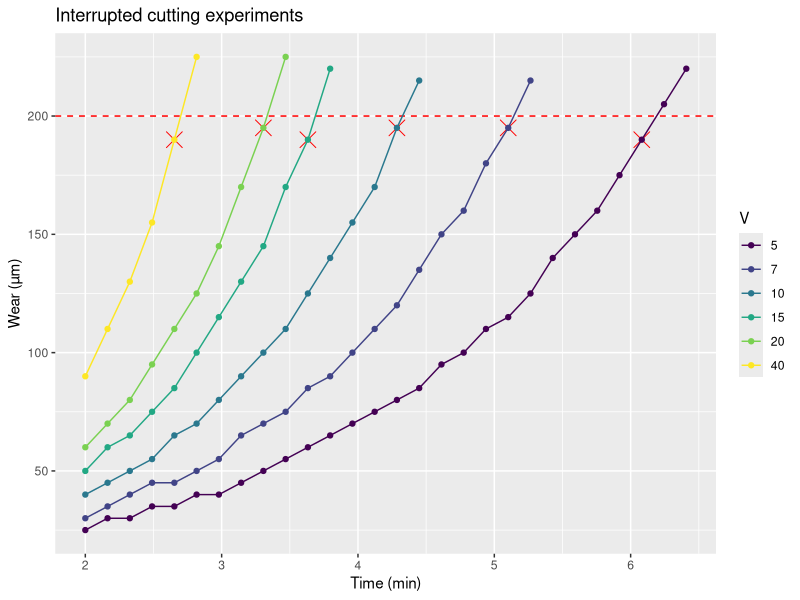
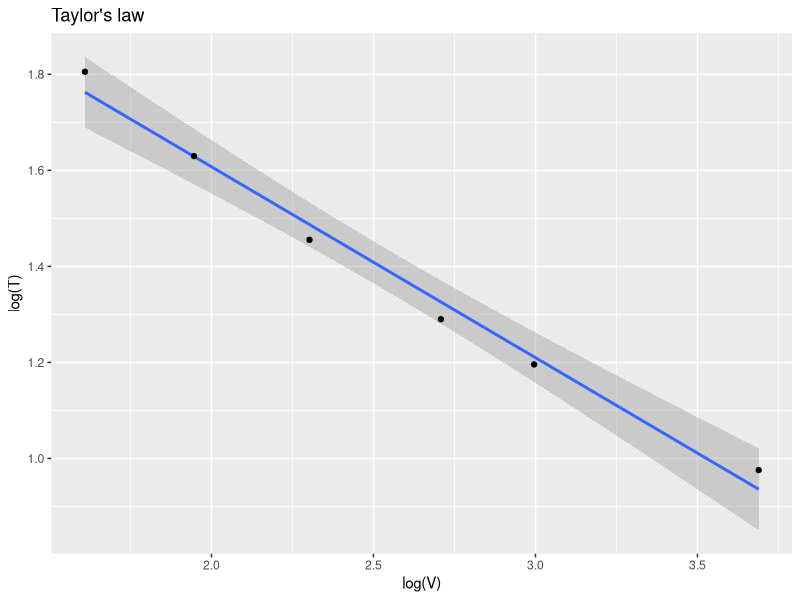
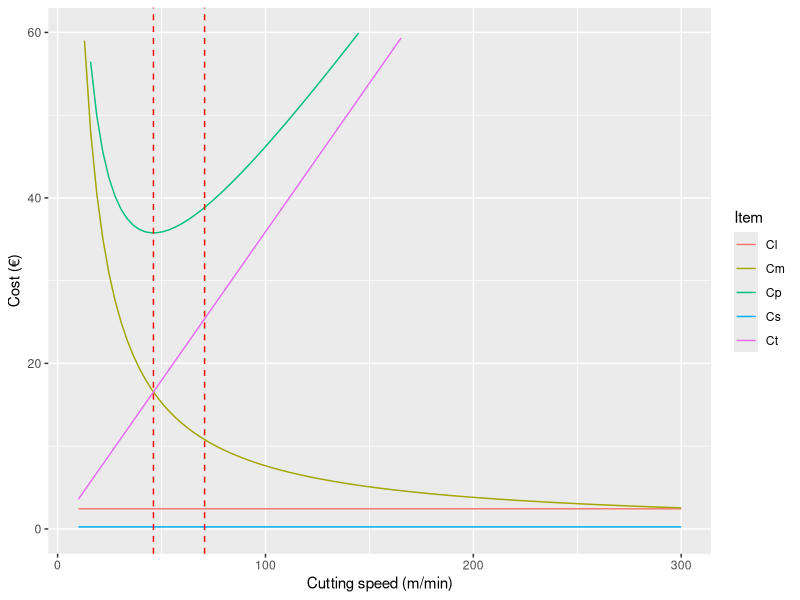
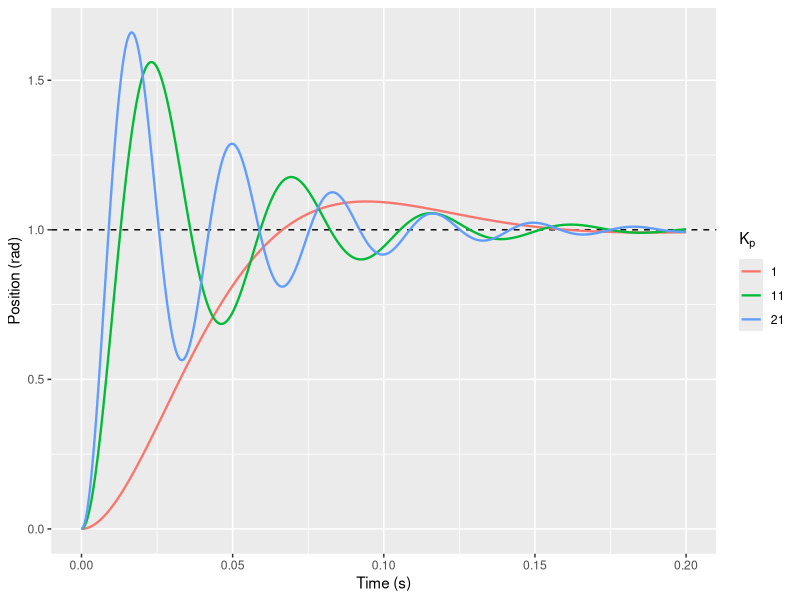
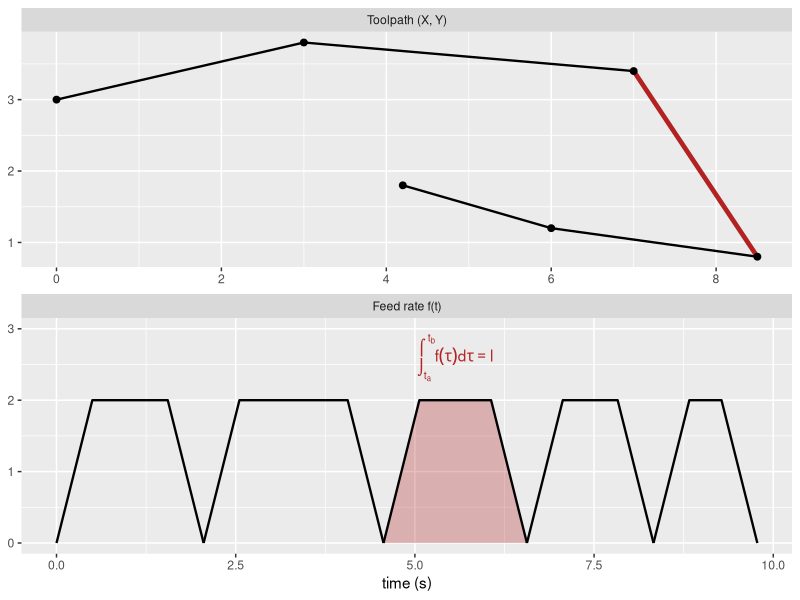
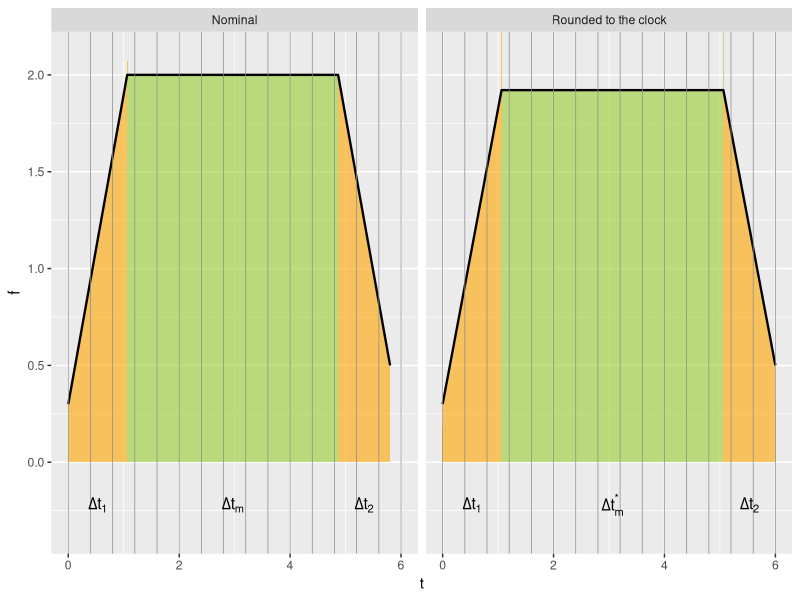
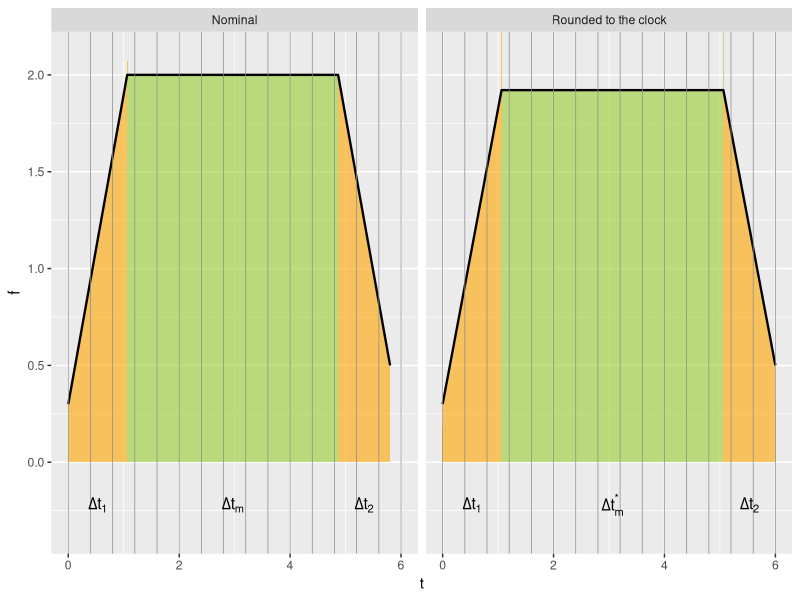
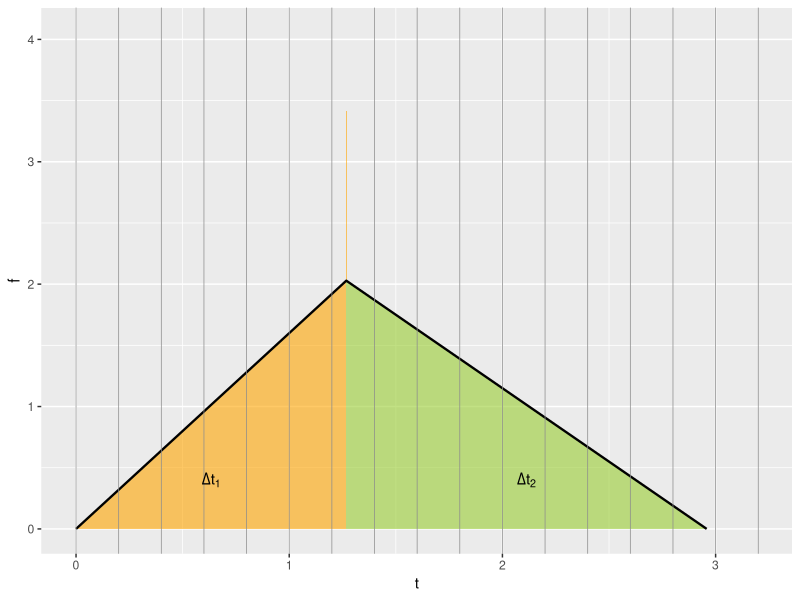

Reproduce these figures in R, in order.
## ---- chunk 1
options(width = 60)
set.seed(0)
library(tidyverse)
## ---- chunk 2
set.seed(0)
wc <- 200
round_next <- function(x, d) round(x/d) * d
w <- function(t,v, k=0.2, a=10) a*v^(k*t)
life <- function(v, wmax, k=0.2) uniroot(\(x) w(x, v, k) - wmax, interval=c(0, 1e5))$root
vels <- c(5, 7, 10, 15, 20, 40)

df <- expand.grid(
  T = seq(2, 10, length.out=50),
  V = vels
) %>%
  mutate(w = w(T, V, k=0.3)) %>% 
  mutate(w = round_next(w, 5)) %>% 
  filter(w <= wc + 30) 

df_l <- df %>% 
  filter(w <= wc) %>% 
  group_by(V) %>% 
  summarise(T = T[which.max(w)], w=max(w))

df %>% 
  mutate(V=factor(V)) %>% 
  ggplot(aes(x=T, y=w, group=V, color=V)) + 
  geom_point(data=df_l, aes(x=T, y=w), color="red", shape=4, size=5) +
  geom_hline(yintercept=wc, color="red", linetype=2) +
  geom_point() +
  geom_line() +
  scale_color_viridis_d(breaks=vels) +
  labs(x="Time (min)", y="Wear (µm)", title="Interrupted cutting experiments")
## ---- chunk 3
df_l %>% 
  ggplot(aes(x=log(V), y=log(T))) +
  geom_smooth(method="lm", formula=y~x) +
  geom_point() + 
  labs(title = "Taylor's law")
## ---- chunk 4
L <- 100
D <- 50
f <- 0.5
Lm <- 1
Om <- 0.7
Cs <- 1
Cl <- 1
K <- 50
n <- 0.5
Ct0 <- 2
Cs <- 10*(Lm + Om)
Cl <- 100*(Lm + Om)
Tm <- function(V) (pi * L * D) / (f*V)
Np <- function(V) (K/V)^(1/n)/Tm(V)
Ct <- function(V) Ct0/Np(V)
Cm <- function(V) Tm(V) * (Lm + Om)

Voc <- (K*(Lm+Om)^n)/((1/n-1)*Ct0)^n
Vot <- K/((1/n-1)*0.5)^n

tibble(
  V = seq(10, 300, length.out=100),
  Cs = Cs,
  Cl = Cl,
  Cm = Cm(V),
  Ct = Ct(V),
  Cp = Cm + Ct + Cs + Cl
) %>% 
  pivot_longer(-V, names_to = "Item", values_to = "Cost") %>% 
  mutate(Cost = Cost/70) %>% 
  ggplot(aes(x=V)) + 
  geom_line(aes(y=Cost, color=Item)) + 
  geom_vline(xintercept=c(Voc, Vot), linetype=2, color="red") + 
  ylim(c(0, 60)) + 
  labs(x="Cutting speed (m/min)", y="Cost (€)")
## ---- chunk 5
#| fig-width: 5.5
#| fig-height: 3.6
#| out-width: "443px"
#| out-height: "290px"
#| fig-align: center
# P-controlled position loop, G(s) = k / (s (tau s + 1)): closed-loop step response
step_response <- function(t, Kp, k = 34.7, tau = 0.02) {
  wn <- sqrt(Kp * k / tau)
  zeta <- 1 / (2 * sqrt(Kp * k * tau))
  wd <- wn * sqrt(1 - zeta^2)
  1 - exp(-zeta * wn * t) * (cos(wd * t) + zeta / sqrt(1 - zeta^2) * sin(wd * t))
}
expand_grid(t = seq(0, 0.2, length.out = 500), Kp = c(1, 11, 21)) %>%
  mutate(theta = step_response(t, Kp), Kp = factor(Kp)) %>%
  ggplot(aes(x = t, y = theta, color = Kp)) +
  geom_hline(yintercept = 1, linetype = 2) +
  geom_line(linewidth = 0.8) +
  labs(x = "Time (s)", y = "Position (rad)", color = quote(K[p]))
## ---- chunk 6
#| include: false
# Helpers for the profiling and look-ahead plots of this section

# Trapezoidal feed profile of a block on a discrete clock (period tq):
# the block duration is rounded up to a multiple of tq and f_m reduced accordingly
quantize_block <- function(l, fm, a, d, fs, fe, tq) {
  t1 <- (fm - fs) / a
  t2 <- (fm - fe) / d
  tm <- l / fm - t1 * (fm + fs) / (2 * fm) - t2 * (fe + fm) / (2 * fm)
  dt <- t1 + tm + t2
  dts <- (floor(dt / tq) + 1) * tq
  tms <- tm + dts - dt
  fms <- (2 * l - fs * t1 - fe * t2) / (t1 + t2 + 2 * tms)
  list(t1 = t1, t2 = t2, tm = tm, tms = tms, fm = fm, fms = fms, fs = fs, fe = fe, tq = tq, dts = dts)
}

profile_phases <- function(t1, tm, t2, fs, fm, fe) tibble(
  t = c(0, t1, t1, t1 + tm, t1 + tm, t1 + tm + t2),
  f = c(fs, fm, fm, fm, fm, fe),
  phase = rep(c("acc", "const", "dec"), each = 2)
)

plot_clock <- function(q = quantize_block(l = 10, fm = 2, a = 1.6, d = 1.6, fs = 0.3, fe = 0.5, tq = 0.4)) {
  prof <- bind_rows(
    `Nominal` = profile_phases(q$t1, q$tm, q$t2, q$fs, q$fm, q$fe),
    `Rounded to the clock` = profile_phases(q$t1, q$tms, q$t2, q$fs, q$fms, q$fe),
    .id = "which"
  )
  lab <- prof %>%
    group_by(which, phase) %>%
    summarise(t = mean(t), .groups = "drop") %>%
    mutate(label = case_when(
      phase == "acc" ~ "Delta*t[1]", phase == "dec" ~ "Delta*t[2]",
      which == "Nominal" ~ "Delta*t[m]", TRUE ~ "Delta*t[m]^'*'"))
  ggplot(prof, aes(t, f)) +
    geom_area(aes(fill = phase), alpha = 0.6, show.legend = FALSE) +
    geom_line(linewidth = 0.8) +
    geom_vline(xintercept = seq(0, q$dts, by = q$tq), color = "gray55", linewidth = 0.25) +
    geom_text(data = lab, aes(y = -0.22, label = label), parse = TRUE, size = 4) +
    scale_fill_manual(values = c(acc = "orange", const = "yellowgreen", dec = "orange")) +
    facet_wrap(~which) +
    coord_cartesian(ylim = c(-0.35, 2.1)) +
    labs(x = "t", y = "f")
}

# Look-ahead, one block in curvilinear abscissa, constant acc/dec a:
# fwd: forward step (accelerations only), bwd: backward step (decelerations only),
# final: resulting profile from (s0, vi) to (sf, vf) with nominal feed vm
la_block <- function(vi, vm, vf, sf = 5, a = 15, n = 400) {
  sq <- function(x) sqrt(pmax(x, 0))
  tibble(s = seq(0, sf, length.out = n)) %>%
    mutate(
      acc_vi = sqrt(vi^2 + 2 * a * s),
      dec_vf = sqrt(vf^2 + 2 * a * (sf - s)),
      dec_vi = sq(vi^2 - 2 * a * s),
      acc_vf = sq(vf^2 - 2 * a * (sf - s)),
      fwd = pmin(acc_vi, pmax(vm, acc_vf)),
      bwd = pmin(dec_vf, pmax(vm, dec_vi)),
      final = pmin(acc_vi, dec_vf, pmax(vm, dec_vi, acc_vf))
    )
}

la_plot <- function(vi, vm, vf, sf = 5, a = 15, steps = "fwd", ymax = 11) {
  b <- la_block(vi, vm, vf, sf, a)
  s <- seq(0, 5.5, length.out = 300)
  guides <- bind_rows(
    tibble(s = s, v = sqrt(vi^2 + 2 * a * s), g = "acc_vi"),
    tibble(s = s, v = suppressWarnings(sqrt(vf^2 - 2 * a * (sf - s))), g = "acc_vf"),
    tibble(s = s, v = suppressWarnings(sqrt(-2 * a * (sf - s))), g = "stop")
  ) %>% filter(!is.na(v))
  s1 <- (vm^2 - vi^2) / (2 * a)
  s2 <- sf - (vf^2 - vm^2) / (2 * a)
  lab <- tribble(
    ~s, ~v, ~label, ~hjust,
    0, vi + 0.8, "(s[0]*','~v[i])", -0.1,
    sf, vf + 0.8, "(s[f]*','~v[f])", 1.05,
    sf, 0.6, "(s[f]*','~0)", 1.1
  )
  marks <- tibble(s = c(s1, s2), v = vm, label = c("(s[1]*','~v[m])", "(s[2]*','~v[m])")) %>%
    filter(s > 0, s < sf)
  p <- ggplot(b, aes(x = s)) +
    geom_hline(yintercept = vm, linetype = 2, color = "gray40") +
    geom_vline(xintercept = sf, linetype = 2, color = "gray40") +
    geom_line(data = guides, aes(y = v, group = g), linetype = 2, linewidth = 0.3, color = "gray30") +
    geom_line(aes(y = fwd), linewidth = 1.2, color = "firebrick")
  if ("bwd" %in% steps)
    p <- p + geom_line(aes(y = bwd), linewidth = 1.2, color = "forestgreen", linetype = "22")
  p +
    geom_point(data = tibble(s = c(0, sf), v = c(vi, vf)), aes(y = v),
               shape = 4, size = 4, stroke = 1.5, color = "firebrick") +
    geom_point(data = marks, aes(y = v), shape = 21, fill = "white", size = 2.5) +
    geom_text(data = marks, aes(y = v + 0.9, label = label), parse = TRUE, size = 3.6) +
    geom_text(data = lab, aes(y = v, label = label, hjust = hjust), parse = TRUE, size = 3.6) +
    coord_cartesian(xlim = c(-0.5, 5.5), ylim = c(-0.5, ymax), expand = FALSE) +
    labs(x = "s", y = quote(v == dot(s)))
}
## ---- chunk 7
# toolpath made of 5 blocks, each with its own trapezoidal profile (stop at the corners)
trapz_pts <- function(l, fm = 2, a = 4) {
  t1 <- fm / a
  tm <- l / fm - t1
  tibble(t = c(0, t1, t1 + tm, 2 * t1 + tm), f = c(0, fm, fm, 0))
}
path <- tibble(x = c(0, 3, 7, 8.5, 6, 4.2), y = c(3, 3.8, 3.4, 0.8, 1.2, 1.8))
hl <- 3   # highlighted block
prof <- path %>%
  mutate(l = sqrt((lead(x) - x)^2 + (lead(y) - y)^2)) %>%
  filter(!is.na(l)) %>%
  mutate(id = row_number(), tp = map(l, trapz_pts),
         t0 = lag(cumsum(map_dbl(tp, ~ max(.$t))), default = 0)) %>%
  unnest(tp) %>%
  mutate(t = t + t0)
panels <- c("Toolpath (X, Y)", "Feed rate f(t)")
bind_rows(
  path %>% transmute(panel = panels[1], h = x, v = y, id = c(1:5, 5)),
  prof %>% transmute(panel = panels[2], h = t, v = f, id = id)
) %>%
  mutate(panel = factor(panel, levels = panels)) %>%
  ggplot(aes(h, v)) +
  geom_area(data = ~ filter(.x, panel == panels[2], id == hl), fill = "firebrick", alpha = 0.3) +
  geom_line(data = ~ filter(.x, panel == panels[2]), aes(group = id), linewidth = 0.8) +
  geom_path(data = ~ filter(.x, panel == panels[1]), linewidth = 0.8) +
  geom_path(data = ~ filter(.x, panel == panels[1]) %>% slice(hl:(hl + 1)), linewidth = 1.6, color = "firebrick") +
  geom_point(data = ~ filter(.x, panel == panels[1]), size = 2) +
  geom_text(data = tibble(panel = factor(panels[2], levels = panels), h = mean(range(prof$t[prof$id == hl])), v = 2.6),
            label = "integral(f(tau)*d*tau, t[a], t[b]) == l", parse = TRUE, color = "firebrick") +
  geom_blank(data = tibble(panel = factor(panels[2], levels = panels), h = 0, v = 3)) +
  facet_wrap(~panel, scales = "free", nrow=2) +
  labs(x = c("time (s)", "X"), y = NULL)
## ---- chunk 8
#| fig-width: 10
#| fig-height: 2.4
#| out-width: "792px"
#| out-height: "190px"
#| fig-align: center
plot_clock()
## ---- chunk 9
#| fig-width: 10
#| fig-height: 2.4
#| out-width: "792px"
#| out-height: "190px"
#| fig-align: center
plot_clock()
## ---- chunk 10
#| fig-width: 4
#| fig-height: 2.67
#| out-width: "300px"
#| out-height: "200px"
#| fig-align: center
# short block: Delta t_m <= 0, the feed never reaches f_m
a <- 1.6; d <- 1.2; l <- 3
t1 <- sqrt(2 * l / (a + a^2 / d)); t2 <- a / d * t1
tibble(t = c(0, t1, t1, t1 + t2), f = c(0, a * t1, a * t1, 0), phase = rep(c("acc", "dec"), each = 2)) %>%
  ggplot(aes(t, f)) +
  geom_area(aes(fill = phase), alpha = 0.6, show.legend = FALSE) +
  geom_line(linewidth = 0.8) +
  geom_vline(xintercept = seq(0, 3.2, by = 0.2), color = "gray55", linewidth = 0.25) +
  annotate("text", x = c(t1 / 2, t1 + t2 / 2), y = 0.4, label = c("Delta*t[1]", "Delta*t[2]"), parse = TRUE) +
  scale_fill_manual(values = c(acc = "orange", dec = "yellowgreen")) +
  labs(x = "t", y = "f")
## ---- chunk 11
#| fig-width: 3.6
#| fig-height: 5
#| out-width: "310px"
#| out-height: "431px"
#| fig-align: center
# feed profile and normalised curvilinear abscissa lambda(t) = s(t) / l
t1 <- 1; tm <- 2; t2 <- 1
tibble(t = seq(0, t1 + tm + t2, length.out = 400)) %>%
  mutate(`f(t)` = pmin(t / t1, 1, (t1 + tm + t2 - t) / t2),
         `lambda(t)` = cumsum(`f(t)`) / sum(`f(t)`)) %>%
  pivot_longer(-t) %>%
  ggplot(aes(t, value)) +
  geom_vline(xintercept = c(t1, t1 + tm), linetype = 2, color = "gray40") +
  geom_line(linewidth = 0.9) +
  facet_wrap(~name, ncol = 1, scales = "free_y", labeller = label_parsed, strip.position = "left") +
  labs(x = "t (s)", y = NULL) +
  theme(strip.placement = "outside")
## ---- chunk 12
#| fig-width: 7
#| fig-height: 4.6
#| out-width: "654px"
#| out-height: "430px"
#| fig-align: center
# jerk-limited profile: 7 phases (jerk +j, 0, -j, cruise, -j, 0, +j)
fm <- 1; amax <- 1; j <- 4; tm <- 1; dt <- 0.001
tj <- amax / j; ta <- fm / amax - tj
phases <- c(tj, ta, tj, tm, tj, ta, tj)
jerk <- c(j, 0, -j, 0, -j, 0, j)
bounds <- cumsum(c(0, phases))
tibble(t = seq(0, sum(phases), by = dt)) %>%
  mutate(j = jerk[findInterval(t, bounds, rightmost.closed = TRUE)],
         a = cumsum(j) * dt, f = cumsum(a) * dt) %>%
  pivot_longer(-t) %>%
  mutate(name = factor(name, levels = c("f", "a", "j"), labels = c("f", "a", "dot(a)"))) %>%
  ggplot(aes(t, value)) +
  geom_vline(xintercept = bounds, linetype = 2, color = "gray40", linewidth = 0.3) +
  geom_line(linewidth = 0.9, color = "firebrick") +
  facet_wrap(~name, ncol = 1, scales = "free_y", labeller = label_parsed, strip.position = "left") +
  labs(x = "t (s)", y = NULL) +
  theme(strip.placement = "outside")
## ---- chunk 13
#| fig-align: center
# blocks: length, nominal feed and angle with the next block (deg)
blk <- tibble(l = c(5, 5, 3, 11, 6, 1, 1), f = c(8, 8, 7, 3, 7, 7, 7), alpha = c(40, 10, 0, 0, 0, 0, 90)) %>%
  mutate(s0 = lag(cumsum(l), default = 0), s1 = cumsum(l),
         vf = if_else(row_number() == n(), 0, (f + lead(f)) / 2 * cos(alpha * pi / 180)),
         vf = pmin(vf, f, lead(f, default = 0)))
first <- la_block(0, blk$f[1], blk$vf[1], sf = blk$l[1])
ggplot(blk) +
  geom_segment(aes(x = s0, xend = s1, y = f, yend = f), linetype = 2, linewidth = 0.8) +
  geom_segment(aes(x = s1, xend = s1, y = 0, yend = pmax(f, lead(f, default = 0))), linetype = 3) +
  geom_line(data = first, aes(s, final), color = "steelblue", linewidth = 1.6) +
  geom_point(data = bind_rows(tibble(s1 = 0, vf = 0), blk), aes(s1, vf), color = "firebrick", size = 3) +
  labs(x = "s", y = quote(v == dot(s)))
## ---- chunk 14
#| fig-width: 4.4
#| fig-height: 3
#| out-width: "520px"
#| out-height: "355px"
la_plot(1, 8, 9)
## ---- chunk 15
#| fig-width: 4.4
#| fig-height: 3
#| out-width: "520px"
#| out-height: "355px"
la_plot(1, 8, 5)
## ---- chunk 16
#| fig-width: 4.4
#| fig-height: 3
#| out-width: "520px"
#| out-height: "355px"
la_plot(9, 8, 9)
## ---- chunk 17
#| fig-width: 4.4
#| fig-height: 3
#| out-width: "520px"
#| out-height: "355px"
la_plot(9, 8, 5)
## ---- chunk 18
#| fig-width: 4.4
#| fig-height: 3
#| out-width: "520px"
#| out-height: "355px"
la_plot(1, 8, 5, sf = 1.5)
## ---- chunk 19
#| fig-width: 4.4
#| fig-height: 3
#| out-width: "520px"
#| out-height: "355px"
la_plot(1, 8, 9, sf = 1.5)
## ---- chunk 20
#| fig-width: 4.4
#| fig-height: 3
#| out-width: "520px"
#| out-height: "355px"
la_plot(7, 8, 9, sf = 1.5)
## ---- chunk 21
#| fig-width: 4.4
#| fig-height: 3
#| out-width: "520px"
#| out-height: "355px"
la_plot(7.5, 8, 6, sf = 1.5)
## ---- chunk 22
#| fig-width: 4.4
#| fig-height: 3
#| out-width: "520px"
#| out-height: "355px"
la_plot(0, 8, 5.3, steps = c("fwd", "bwd"))
## ---- chunk 23
#| fig-width: 4.4
#| fig-height: 3
#| out-width: "520px"
#| out-height: "355px"
la_plot(9, 8, 5, steps = c("fwd", "bwd"))
## ---- chunk 24
#| fig-width: 10
#| fig-height: 5.6
#| out-width: "964px"
#| out-height: "540px"
#| fig-align: center
# a = d = 10, sf = 5; red: forward step, green: backward step, gray: resulting profile
tribble(
  ~case, ~vi, ~vm, ~vf,
  "AMA", 2, 6, 9,      "A", 1, 10.5, 10.05,  "M", 6, 6, 6,
  "DMD", 9, 6, 2,      "D", 10, 10.5, 1,     "AMD", 2, 7, 2,
  "AD", 1, 10.5, 1,    "DA", 9, 4, 9,        "DMA", 9, 6, 9
) %>%
  mutate(case = fct_inorder(case), prof = pmap(list(vi, vm, vf), la_block, a = 10)) %>%
  unnest(prof) %>%
  ggplot(aes(x = s)) +
  geom_hline(aes(yintercept = vm), linetype = 2, color = "gray40") +
  geom_line(aes(y = final), linewidth = 3.5, color = "gray75", lineend = "round") +
  geom_line(aes(y = fwd), linewidth = 1, color = "firebrick") +
  geom_line(aes(y = bwd), linewidth = 1, color = "forestgreen", linetype = "22") +
  facet_wrap(~case, ncol = 3) +
  coord_cartesian(ylim = c(0, 11)) +
  labs(x = "s", y = quote(v == dot(s)))
## ---- chunk 25
# 90-degree corner at constant feed, each axis follows its command with a first-order lag (Kv)
corner <- function(feed, Kv = 40, dt = 1e-4, L = 2) {
  v <- feed / 60
  t <- seq(0, 2 * L / v + 0.2, by = dt)
  xc <- 40 + pmin(v * t - L, 0)
  yc <- -10 + pmax(v * t - L, 0)
  xa <- ya <- numeric(length(t))
  xa[1] <- xc[1] - v / Kv; ya[1] <- yc[1]
  for (i in 2:length(t)) {
    xa[i] <- xa[i - 1] + Kv * (xc[i - 1] - xa[i - 1]) * dt
    ya[i] <- ya[i - 1] + Kv * (yc[i - 1] - ya[i - 1]) * dt
  }
  e <- min(sqrt((xa - 40)^2 + (ya + 10)^2))
  tibble(x = xa, y = ya, F = sprintf("%d mm/min (error %.2f mm)", feed, e))
}
bind_rows(corner(500), corner(1500)) %>%
  ggplot(aes(x, y, color = F)) +
  geom_path(data = tibble(x = c(39.5, 40, 40), y = c(-10, -10, -9.5)), color = "black", linetype = 2) +
  geom_path(linewidth = 1) +
  coord_equal(xlim = c(39.5, 40.1), ylim = c(-10.1, -9.5)) +
  labs(x = "X (mm)", y = "Y (mm)", color = "Feed rate") +
  theme(legend.position = "bottom", legend.direction = "vertical")
## ---- chunk 26
#| layout-ncol: 2
#| fig-width: 5
#| fig-height: 4.2
#| out-width: "100%"
# simulated calibration of a 200 mm axis: 5 runs, measured every 10 mm
set.seed(1)
xs <- seq(0, 200, by = 10)
shape <- 1.5 * sin(xs / 25) + 0.8 * sin(xs / 9 + 1)
expand_grid(run = 1:5, x = xs) %>%
  mutate(straightness = shape[match(x, xs)] + rnorm(n(), sd = 0.6)) %>%
  ggplot(aes(x, straightness)) +
  geom_line(aes(group = run), color = "gray60") +
  geom_point(color = "gray40", size = 1) +
  stat_summary(fun.data = ~ tibble(ymin = mean(.x) - 2 * sd(.x), ymax = mean(.x) + 2 * sd(.x)),
               geom = "ribbon", alpha = 0.15, fill = "firebrick") +
  stat_summary(fun = mean, geom = "line", color = "firebrick", linewidth = 1) +
  labs(x = "Axis position (mm)", y = "Straightness (µm)", title = "Straightness residuals")
expand_grid(run = 1:5, dir = c("forward", "backward"), x = xs) %>%
  mutate(error = 0.025 * x + 0.8 * sin(x / 30) + if_else(dir == "forward", 1.2, -1.2) + rnorm(n(), sd = 0.3)) %>%
  ggplot(aes(x, error, color = dir)) +
  geom_point(size = 1, alpha = 0.6) +
  stat_summary(fun = mean, geom = "line", linewidth = 1) +
  labs(x = "Nominal position (mm)", y = "Positioning error (µm)", color = NULL,
       title = "Linearity (positioning) error") +
  theme(legend.position = "bottom")
